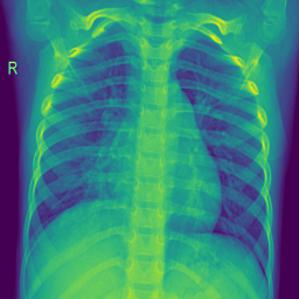
#> input picture Viral Pneumonia/18.jpg, 299 x 299 px
$ python 'Contrast Enhancement.py'
#> lines starting #> are read from the running program, lines starting #| are printed output that depends on the picture
import cv2
gray_image=cv2.imread('Viral Pneumonia/18.jpg',cv2.IMREAD_GRAYSCALE)
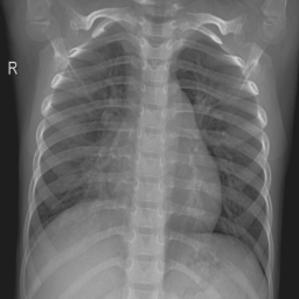
#> gray_image: shape (299, 299); min 16, max 224, mean 107.7
equalized_image=cv2.equalizeHist(gray_image)
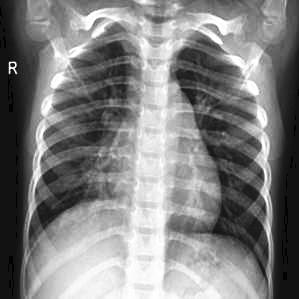
#> equalized_image: shape (299, 299); min 0, max 255, mean 129.1
cv2.imshow("Original Image",gray_image)
cv2.imshow("Equalized Image",equalized_image)
cv2.waitKey(0)
cv2.destroyAllWindows()

$ run again, with Viral Pneumonia/1006.jpg copied over Viral Pneumonia/18.jpg
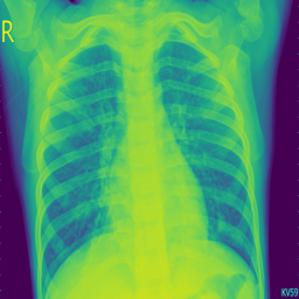
#> input picture Viral Pneumonia/1006.jpg, 299 x 299 px
#> `gray_image=cv2.imread('Viral Pneumonia/18.jpg',cv2.IMREAD_GRAYSCALE)`:
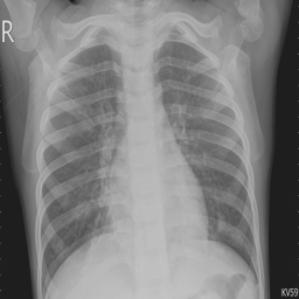
#> gray_image: shape (299, 299); min 15, max 224, mean 127.9
#> `equalized_image=cv2.equalizeHist(gray_image)`:
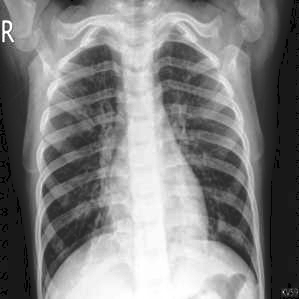
#> equalized_image: shape (299, 299); min 0, max 255, mean 129.4

$ run again, with Viral Pneumonia/1012.jpg copied over Viral Pneumonia/18.jpg
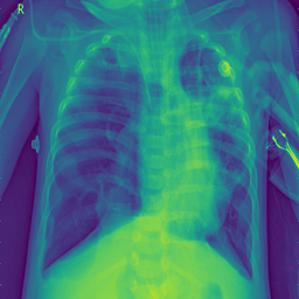
#> input picture Viral Pneumonia/1012.jpg, 299 x 299 px
#> `gray_image=cv2.imread('Viral Pneumonia/18.jpg',cv2.IMREAD_GRAYSCALE)`:
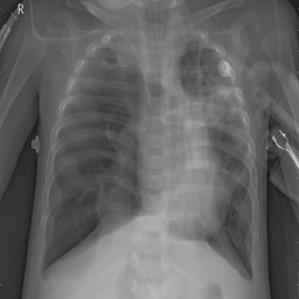
#> gray_image: shape (299, 299); min 24, max 218, mean 100.7
#> `equalized_image=cv2.equalizeHist(gray_image)`:
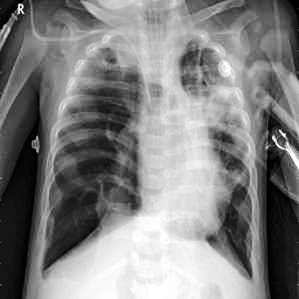
#> equalized_image: shape (299, 299); min 0, max 255, mean 128.7

$ run again, with Viral Pneumonia/1032.jpg copied over Viral Pneumonia/18.jpg
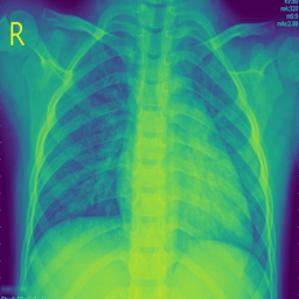
#> input picture Viral Pneumonia/1032.jpg, 299 x 299 px
#> `gray_image=cv2.imread('Viral Pneumonia/18.jpg',cv2.IMREAD_GRAYSCALE)`:
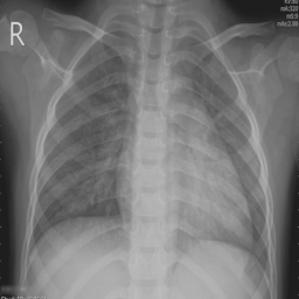
#> gray_image: shape (299, 299); min 17, max 228, mean 120.2
#> `equalized_image=cv2.equalizeHist(gray_image)`:
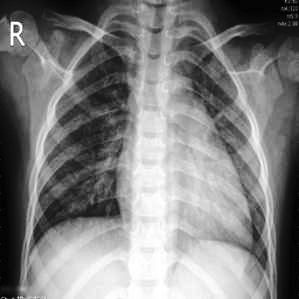
#> equalized_image: shape (299, 299); min 0, max 255, mean 128.7
